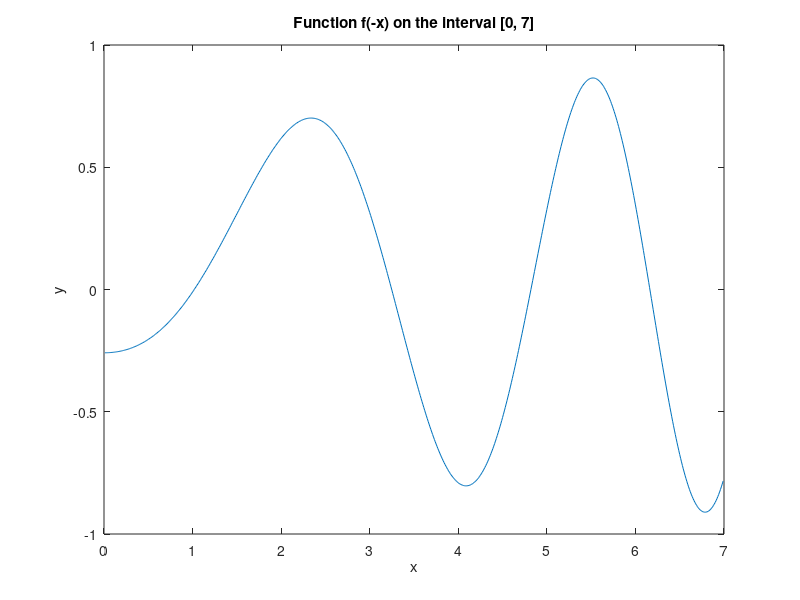

Here is the MATLAB script that generated this plot:
n = 2000;
a = -10;
b = 10;
h = (b-a)/n;

x = (a:h:b);
size(x)
x(end) = [];
size(x)

f = airy(1,-x);
plot(x,f)
xlabel("x");
ylabel("y");
title("Funtion f(-x)");

f1 = airy(1, 2*(-x));
plot(x, f1)
xlabel("x");
ylabel("y");
title("Funtion f(-2x)");

f2 = airy(1, (-x + 5));
plot(x, f2)
xlabel("x");
ylabel("y");
title("Funtion f(-x + 5)");

plot(x(1: end/4), f(1: end/4))
xlabel("x");
ylabel("y");
title("First quarter f(-x)");

#plot(x(1: end/4), f1(1: end/4))
#xlabel("x");
#ylabel("y");
#title("First quarter f(-2x)");

#plot(x(1: end/4), f2(1: end/4))
#xlabel("x");
#ylabel("y");
#title("First quarter f(-x + 5)");

domain = x > 0 & x < 7;
plot(x(domain), f(domain))
xlabel("x");
ylabel("y");
title("Function f(-x) on the interval [0, 7]");

g = besselj(1,x);
#plot(x, g)
#xlabel("x");
#ylabel("y");
#title("Funtion g");

s = f + g;
p = f.*g;
